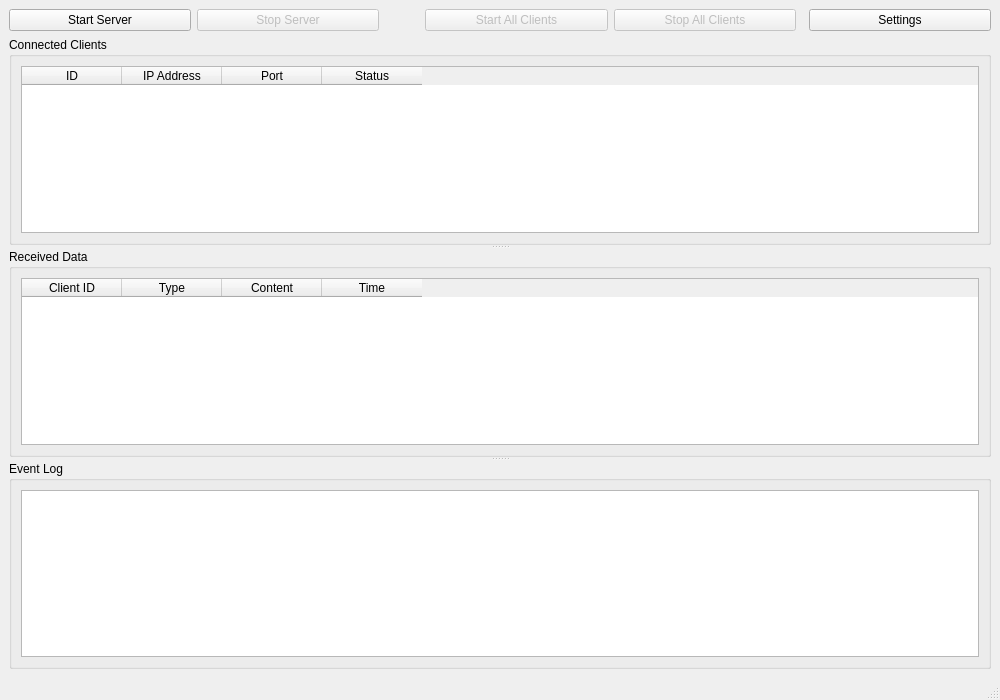
<?xml version="1.0" encoding="UTF-8"?>
<ui version="4.0">
 <class>ServerWindow</class>
 <widget class="QMainWindow" name="ServerWindow">
  <property name="geometry">
   <rect>
    <x>0</x>
    <y>0</y>
    <width>1000</width>
    <height>700</height>
   </rect>
  </property>
  <property name="windowTitle">
   <string>TCP Server - Device Management</string>
  </property>
  <widget class="QWidget" name="centralwidget">
   <layout class="QVBoxLayout" name="mainLayout">
    <item>
     <layout class="QHBoxLayout" name="controlLayout">
      <item>
       <widget class="QPushButton" name="btnStartServer">
        <property name="text">
         <string>Start Server</string>
        </property>
       </widget>
      </item>
      <item>
       <widget class="QPushButton" name="btnStopServer">
        <property name="text">
         <string>Stop Server</string>
        </property>
        <property name="enabled">
         <bool>false</bool>
        </property>
       </widget>
      </item>
      <item>
       <spacer name="horizontalSpacer1">
        <property name="orientation">
         <enum>Qt::Horizontal</enum>
        </property>
        <property name="sizeType">
         <enum>QSizePolicy::Fixed</enum>
        </property>
        <property name="sizeHint" stdset="0">
         <size>
          <width>40</width>
          <height>20</height>
         </size>
        </property>
       </spacer>
      </item>
      <item>
       <widget class="QPushButton" name="btnStartClients">
        <property name="text">
         <string>Start All Clients</string>
        </property>
        <property name="enabled">
         <bool>false</bool>
        </property>
       </widget>
      </item>
      <item>
       <widget class="QPushButton" name="btnStopClients">
        <property name="text">
         <string>Stop All Clients</string>
        </property>
        <property name="enabled">
         <bool>false</bool>
        </property>
       </widget>
      </item>
      <item>
       <spacer name="horizontalSpacer2">
        <property name="orientation">
         <enum>Qt::Horizontal</enum>
        </property>
       </spacer>
      </item>
      <item>
       <widget class="QPushButton" name="btnSettings">
        <property name="text">
         <string>Settings</string>
        </property>
       </widget>
      </item>
     </layout>
    </item>
    <item>
     <widget class="QSplitter" name="mainSplitter">
      <property name="orientation">
       <enum>Qt::Vertical</enum>
      </property>
      <widget class="QGroupBox" name="groupClients">
       <property name="title">
        <string>Connected Clients</string>
       </property>
       <layout class="QVBoxLayout" name="clientsLayout">
        <item>
         <widget class="QTableWidget" name="tableClients">
          <property name="selectionBehavior">
           <enum>QAbstractItemView::SelectRows</enum>
          </property>
          <property name="selectionMode">
           <enum>QAbstractItemView::SingleSelection</enum>
          </property>
          <column>
           <property name="text">
            <string>ID</string>
           </property>
          </column>
          <column>
           <property name="text">
            <string>IP Address</string>
           </property>
          </column>
          <column>
           <property name="text">
            <string>Port</string>
           </property>
          </column>
          <column>
           <property name="text">
            <string>Status</string>
           </property>
          </column>
         </widget>
        </item>
       </layout>
      </widget>
      <widget class="QGroupBox" name="groupData">
       <property name="title">
        <string>Received Data</string>
       </property>
       <layout class="QVBoxLayout" name="dataLayout">
        <item>
         <widget class="QTableWidget" name="tableData">
          <property name="selectionBehavior">
           <enum>QAbstractItemView::SelectRows</enum>
          </property>
          <property name="selectionMode">
           <enum>QAbstractItemView::SingleSelection</enum>
          </property>
          <column>
           <property name="text">
            <string>Client ID</string>
           </property>
          </column>
          <column>
           <property name="text">
            <string>Type</string>
           </property>
          </column>
          <column>
           <property name="text">
            <string>Content</string>
           </property>
          </column>
          <column>
           <property name="text">
            <string>Time</string>
           </property>
          </column>
         </widget>
        </item>
       </layout>
      </widget>
      <widget class="QGroupBox" name="groupLog">
       <property name="title">
        <string>Event Log</string>
       </property>
       <layout class="QVBoxLayout" name="logLayout">
        <item>
         <widget class="QTextEdit" name="textLog">
          <property name="readOnly">
           <bool>true</bool>
          </property>
         </widget>
        </item>
       </layout>
      </widget>
     </widget>
    </item>
   </layout>
  </widget>
  <widget class="QMenuBar" name="menubar"/>
  <widget class="QStatusBar" name="statusbar"/>
 </widget>
 <resources/>
 <connections/>
</ui>
